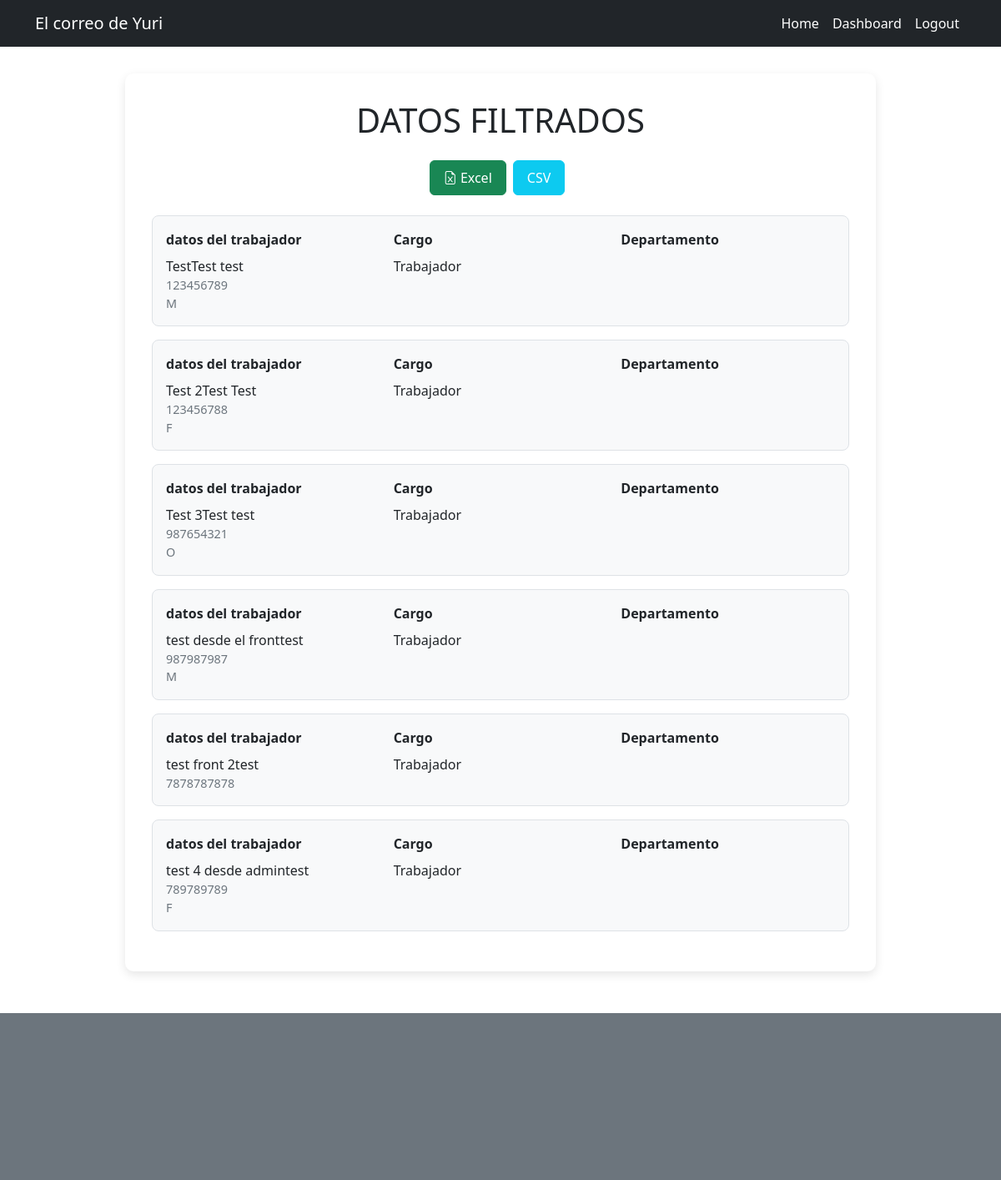
/datos-filtrados/ (signed in), run on an earlier commit of the app's database.
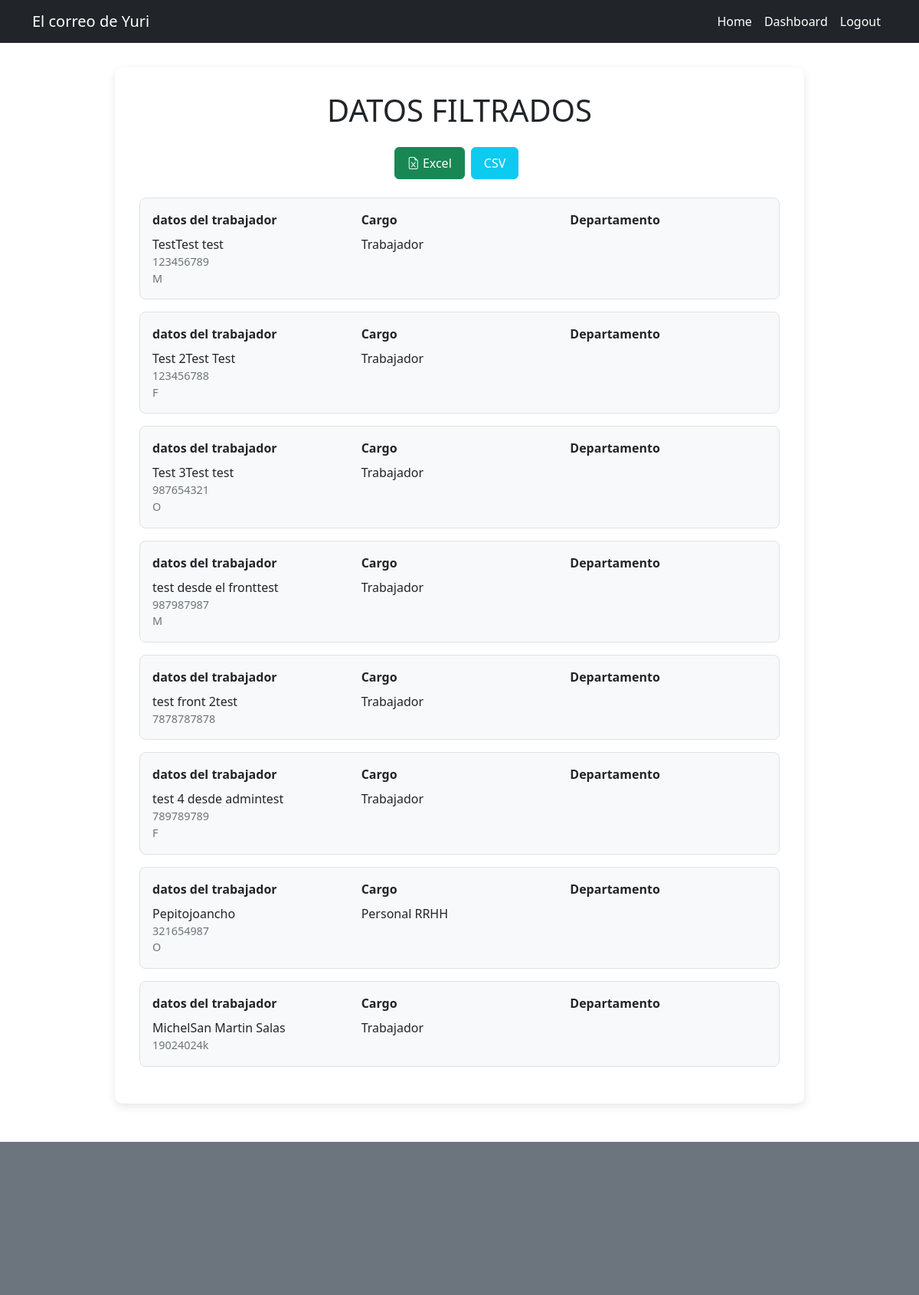
And on a later commit of the database.
### app/models.py (models this page shows)
class Trabajador(models.Model):
    rut_trabajador = models.CharField(max_length=12)
    nombre_trabajador = models.CharField(max_length=100)
    apellidos_trabajador = models.CharField(max_length=100)
    direccion_trabajador = models.CharField(max_length=225)
    fecha_ingreso_trabajador = models.DateTimeField(auto_now_add=True)
    sexo_trabajador = models.CharField(
        max_length=1,
        choices=Sexo_trabajador.choices,
        default=Sexo_trabajador.OTRO
    )
    id_cargo = models.ForeignKey(Cargo, on_delete=models.CASCADE)
    def __str__(self):
        return f'Rut: {self.rut_trabajador}\nNombre: {self.nombre_trabajador}'

class Cargo(models.Model):
    nombre_cargo = models.CharField(max_length=100)
    id_departamento = models.ForeignKey(Departamento, on_delete=models.CASCADE)
    def __str__(self):
        return f'{self.nombre_cargo}'

### app/views.py (the view)
# urls.py: path('datos-filtrados/', views.datos_filtrados, name='datos_filtrados'),
@login_required
@multi_group_required(['Jefe RRHH', 'Personal RRHH'])
def datos_filtrados(req):
    trabajadores = Trabajador.objects.filter()
    cargos = Cargo.objects.filter()
    filtros = {
        'sexo_trabajador': req.GET.get('sexo', '').strip(),
        'id_cargo': req.GET.get('cargo', '').strip(),
        'departamento': req.GET.get('departamento', '').strip(),
        'area': req.GET.get('area', '').strip(),
    }
    for campo, valor in filtros.items():
        if valor != '':
            trabajadores = trabajadores.filter(**{campo: valor})
    print(trabajadores)
    return render(req, 'datos-filtrados.html', {
        'trabajadores': trabajadores,
        'filtros': filtros,
    })

### app/templates/datos-filtrados.html (shortened to what this page needs)
{% extends 'base.html' %}
{% load static %}
{% block head %}
<link rel="stylesheet" href="https://cdn.jsdelivr.net/npm/bootstrap-icons@1.10.5/font/bootstrap-icons.css">
<link rel="stylesheet" href="{% static 'styles/datos-filtrados.css' %}">
{% endblock %}
{% block body %}
<div class="container-resultados">
    <h1 class="text-center mb-4">DATOS FILTRADOS</h1>
    <div class="d-flex justify-content-center mb-4">
        <a href="export_excel" class="btn btn-success btn-export">
            <i class="bi bi-file-earmark-excel"></i> Excel
        </a>
        <a href="?export_csv=1" class="btn btn-info btn-export text-white">
             CSV
        </a>
    </div>
    {% if trabajadores %}
        {% for trabajador in trabajadores %}
            <div class="card-trabajador">
                <div class="row g-3">
                    <div class="col-md-4">
                        <div class="card-title">datos del trabajador</div>
                        <div>{{ trabajador.nombre_trabajador }}{{ trabajador.apellidos_trabajador }}</div>
                        <div class="card-subtitle">{{ trabajador.rut_trabajador }}</div>
                        <div class="card-subtitle">{{ trabajador.sexo_trabajador }}</div>
                    </div>
                    <div class="col-md-4">
                        <div class="card-title">Cargo</div>
                        <div>{{ trabajador.id_cargo }}</div>
                    </div>
                    <div class="col-md-4">
                        <div class="card-title">Departamento</div>
                    </div>
                </div>
            </div>
        {% endfor %}
    {% endif %}
</div>
{% endblock %}

### app/templates/base.html (shortened to what this page needs)
{% load static %}
<!DOCTYPE html>
<html lang="en">
<head>
    <link rel="stylesheet" href="{% static 'styles/base.cdn.css' %}">
    {% block head %}{% endblock %}
</head>
<body>
<nav class="navbar navbar-expand-lg bg-dark navbar-dark">
    <div class="container">
        <a class="navbar-brand" href="/">El correo de Yuri</a>
        <div class="collapse navbar-collapse" id="navbarSupportedContent">
            <ul class="navbar-nav ms-auto">
                <li class="nav-item">
                    <a class="nav-link active" aria-current="page" href="/">Home</a>
                </li>
                {% if user.is_authenticated %}
                    <li class="nav-item">
                        <a class="nav-link active" aria-current="page" href="/dashboard/">Dashboard</a>
                    </li>
                    <li class="nav-item">
                        <a class="nav-link active" aria-current="page" href="/logout/">Logout</a>
                    </li>
                {% else %}
                    <li class="nav-item">
                        <a class="nav-link active" aria-current="page" href="/signin/">Signin</a>
                    </li>
                {% endif %}
        </div>
    </div>
</nav>
<div class="cuerpo">
    {% block body %}{% endblock %}
</div>
<footer class="footer-spacer">
</footer>
</body>
</html>

### app/static/styles/datos-filtrados.css (style rules this page uses)
.container-resultados { max-width: 900px; margin: 2rem auto; padding: 2rem; background: white; border-radius: 10px; box-shadow: 0 4px 12px rgba(0,0,0,0.1); }
.btn-export { font-size: 1rem; padding: 0.5rem 1rem; margin-right: 0.5rem; }
.card-trabajador { border: 1px solid #dee2e6; border-radius: 8px; padding: 1rem; margin-bottom: 1rem; background: #f8f9fa; }
.card-title { font-weight: bold; margin-bottom: 0.5rem; }
.card-subtitle { color: #6c757d; font-size: 0.9rem; }

What changed in the data, as far as the page shows it:
added Trabajador: nombre_trabajador "Pepito", apellidos_trabajador "joancho", rut_trabajador "321654987", sexo_trabajador "O", id_cargo "Personal RRHH"
added Trabajador: nombre_trabajador "Michel", apellidos_trabajador "San Martin Salas", rut_trabajador "19024024k", id_cargo "Trabajador"
